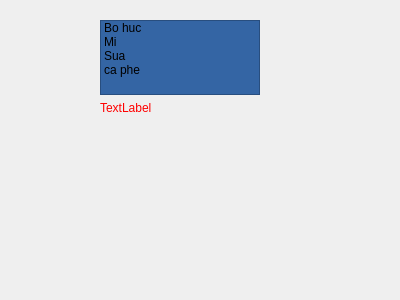
<?xml version="1.0" encoding="UTF-8"?>
<ui version="4.0">
 <class>Form</class>
 <widget class="QWidget" name="Form">
  <property name="geometry">
   <rect>
    <x>0</x>
    <y>0</y>
    <width>400</width>
    <height>300</height>
   </rect>
  </property>
  <property name="windowTitle">
   <string>ListWidget</string>
  </property>
  <widget class="QWidget" name="verticalLayoutWidget">
   <property name="geometry">
    <rect>
     <x>100</x>
     <y>20</y>
     <width>160</width>
     <height>95</height>
    </rect>
   </property>
   <layout class="QVBoxLayout" name="verticalLayout">
    <item>
     <widget class="QListWidget" name="listWidget">
      <property name="styleSheet">
       <string notr="true">QListWidget {
 
	font: 75 14pt &quot;MS Shell Dlg 2&quot;;
background-color:rgb(52, 101, 164)
 
 
 
}</string>
      </property>
      <item>
       <property name="text">
        <string>Bo huc</string>
       </property>
      </item>
      <item>
       <property name="text">
        <string>Mi</string>
       </property>
      </item>
      <item>
       <property name="text">
        <string>Sua</string>
       </property>
      </item>
      <item>
       <property name="text">
        <string>ca phe</string>
       </property>
      </item>
     </widget>
    </item>
    <item>
     <widget class="QLabel" name="label">
      <property name="styleSheet">
       <string notr="true">QLabel{
color:red;
}</string>
      </property>
      <property name="text">
       <string>TextLabel</string>
      </property>
     </widget>
    </item>
   </layout>
  </widget>
 </widget>
 <resources/>
 <connections/>
</ui>
